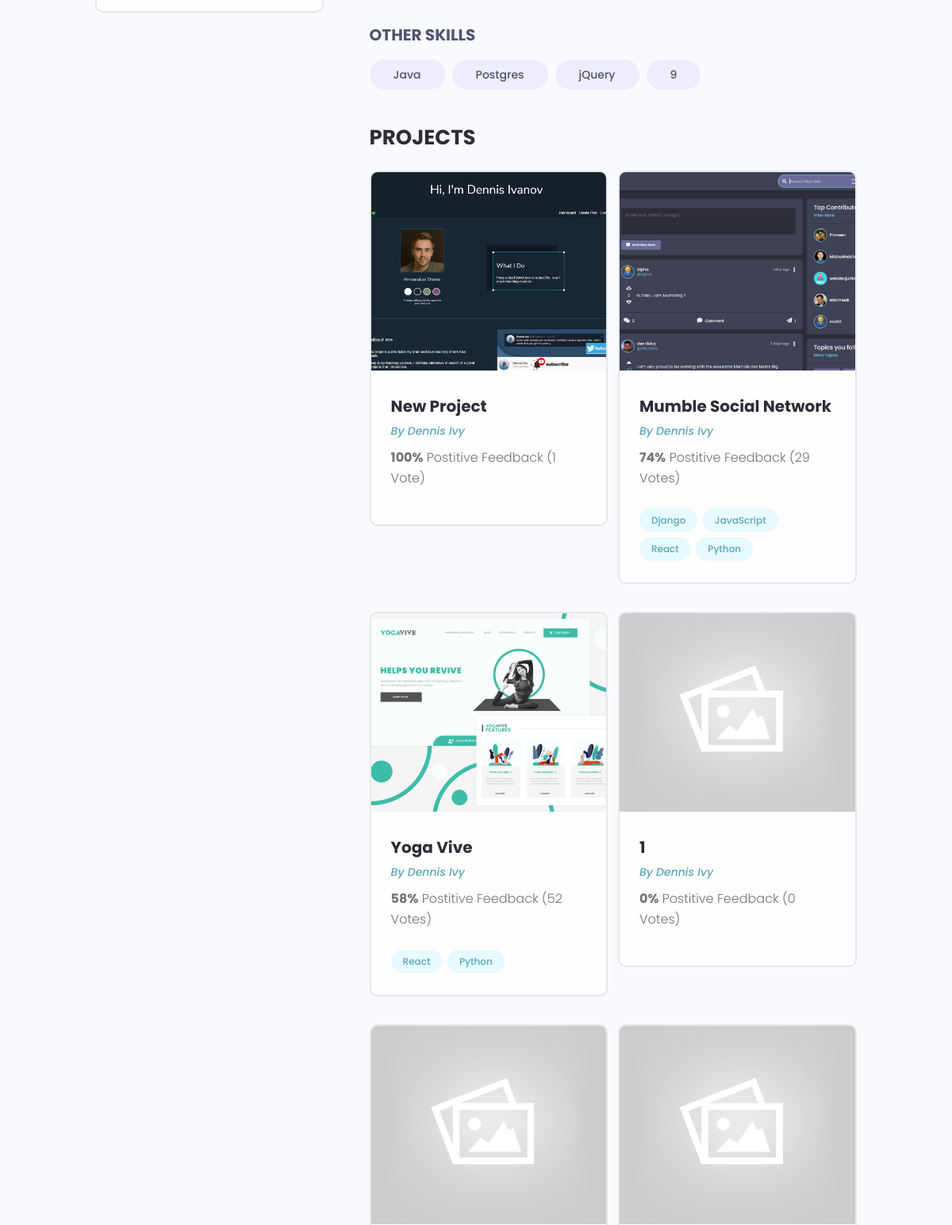
Before: /profile/c0ce2eed-64d1-4c29-974d-a0dc89608140/ (middle part) with the older database file.
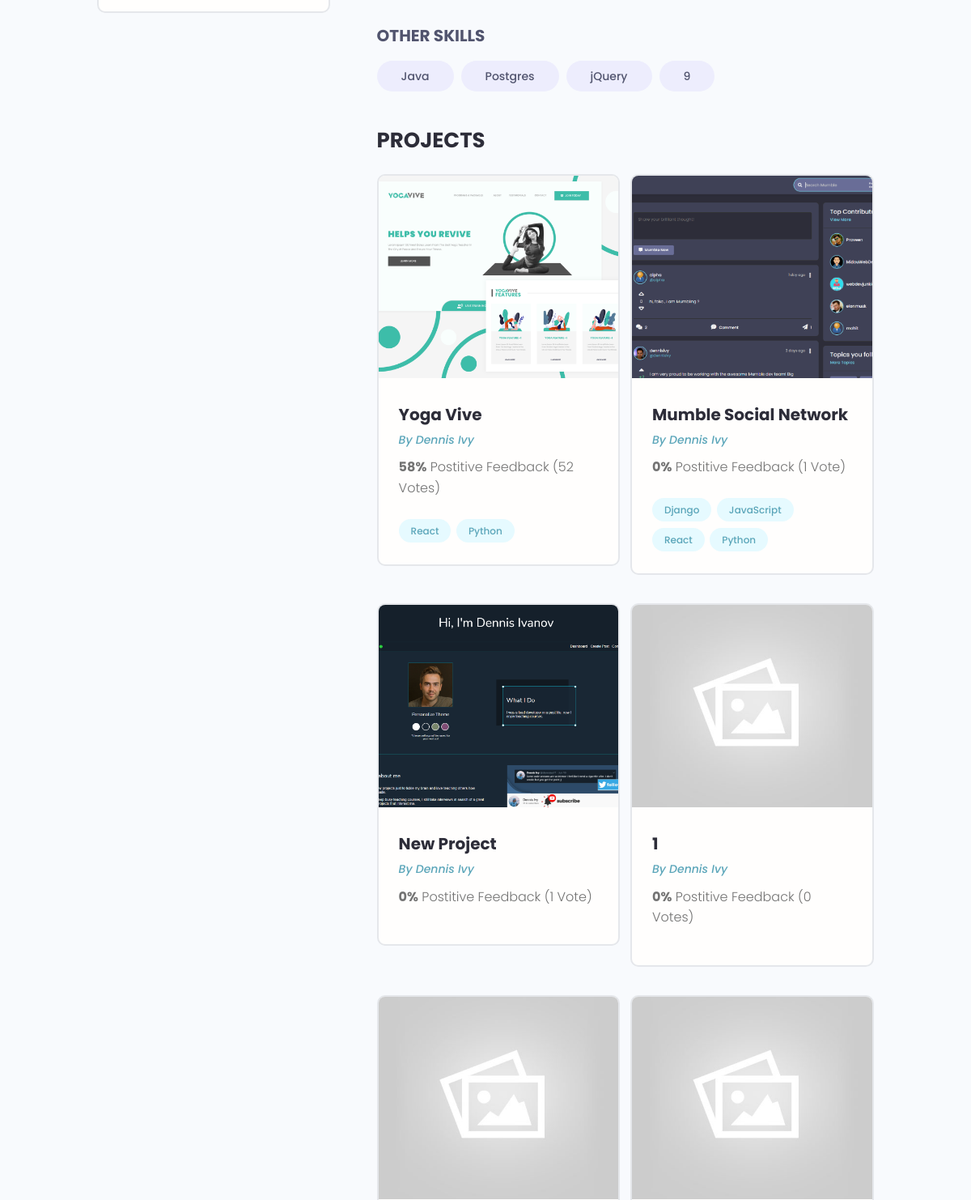
After: the same page with the newer database file.
### users/models.py (models this page shows, shortened)
class Skill(models.Model):
    owner =  models.ForeignKey(Profile, on_delete=models.CASCADE, null=True)
    name = models.CharField(max_length= 200,null=True, blank=True)
    description = models.TextField(null=True, blank=True)
    created = models.DateTimeField(auto_now_add=True)
    id = models.UUIDField(default=uuid.uuid4, unique=True, primary_key=True, editable=False)
    def __str__(self):
        return str(self.name)

class Profile(models.Model):
    user = models.OneToOneField(User, on_delete=models.CASCADE, null=True, blank=True)
    name = models.CharField(max_length=200, blank=True, null=True)
    email = models.EmailField(max_length=500, blank=True,null=True)
    username = models.CharField(max_length=200, blank=True, null=True)
    location = models.CharField(max_length=200, blank=True, null=True)
    short_intro = models.CharField(max_length=500, blank=True, null=True)
    bio = models.TextField(blank=True, null=True)
    profile_image = models.ImageField(blank=True, null=True, upload_to='profiles/', default='profiles/user-default.png' )
    social_github = models.CharField(max_length=200, blank=True, null=True)
    social_twitter = models.CharField(max_length=200, blank=True, null=True)
    social_linkedin = models.CharField(max_length=200, blank=True, null=True)
    social_youtube = models.CharField(max_length=200, blank=True, null=True)
    social_website = models.CharField(max_length=200, blank=True, null=True)
    created = models.DateTimeField(auto_now_add=True)
    id = models.UUIDField(default=uuid.uuid4, unique=True, primary_key=True, editable=False)

### projects/models.py (models this page shows, shortened)
class Project(models.Model):
    owner = models.ForeignKey(Profile, null=True, blank=True, on_delete=models.SET_NULL)
    title = models.CharField(max_length=200)
    description = models.TextField(null=True, blank=True)
    featured_image = models.ImageField(null=True, blank=True, default = "default.jpg")
    demo_link = models.CharField(max_length=2000, null=True, blank=True)
    source_link = models.CharField(max_length=2000, null=True, blank=True)
    tags = models.ManyToManyField('Tag', blank=True)
    vote_total = models.IntegerField(default=0, null=True, blank=True)
    vote_ratio = models.IntegerField(default=0, null=True, blank=True)
    created = models.DateTimeField(auto_now_add=True)
    id = models.UUIDField(default=uuid.uuid4, unique=True, primary_key=True, editable=False)
    class Meta:
        ordering = ['-vote_ratio','-vote_total', 'title']

class Tag(models.Model):
    name = models.CharField(max_length=200)
    created = models.DateTimeField(auto_now_add=True)
    id = models.UUIDField(default=uuid.uuid4, unique=True, primary_key=True, editable=False)
    def __str__(self):
        return self.name

### users/views.py (the view)
# urls.py: path('profile/<str:pk>/', views.userProfile, name="user-profile"),
def userProfile(request, pk):
    profile = Profile.objects.get(id=pk)
    topSkills = profile.skill_set.exclude(description__exact="")
    otherSkills = profile.skill_set.filter(description="")
    context = {'profile' : profile,'topSkills':topSkills,'otherSkills':otherSkills}
    return render(request, 'users/user-profile.html', context)

### users/templates/users/user-profile.html (shortened to what this page needs)
{%extends 'main.html'%}
{%load static%}
{%block content%}
  <main class="profile my-md">
    <div class="container">
      <div class="layout">
        <div class="column column--1of3">
          <div class="card text-center">
            <div class="card__body dev">
            </div>
          </div>
        </div>
        <div class="column column--2of3">
          <div class="devInfo">
            <div class="devInfo__skills">
              <h3 class="devInfo__subtitle">Other Skills</h3>
              <div class="devInfo__otherSkills">
                {%for skill in otherSkills%}
                <span class="tag tag--pill tag--sub tag--lg">
                  <small>{{skill}}</small>
                </span>
                {%endfor%}
              </div>
            </div>
          </div>
          <div class="devInfo">
            <h3 class="devInfo__title">Projects</h3>
            <div class="grid grid--two">
                {%for project in profile.project_set.all%}
              <div class="column">
                <div class="card project">
                  <a href="{%url 'project' project.id%}" class="project">
                    <img class="project__thumbnail" src="{{project.featured_image.url}}" alt="project thumbnail" />
                    <div class="card__body">
                      <h3 class="project__title">{{project.title}}</h3>
                      <p><a class="project__author" href="{%url 'user-profile' project.owner.id%}">By {{project.owner.name}}</a></p>
                      <p class="project--rating">
                        <span style="font-weight: bold;">{{project.vote_ratio}}%</span> Postitive
                        Feedback ({{project.vote_total}} Vote{{project.vote_total|pluralize:'s'}})
                      </p>
                      <div class="project__tags">
                        {%for tag in project.tags.all%}
                        <span class="tag tag--pill tag--main">
                          <small>{{tag}}</small>
                        </span>
                        {%endfor%}
                      </div>
                    </div>
                  </a>
                </div>
              </div>
              {%endfor%}
            </div>
          </div>
        </div>
      </div>
    </div>
  </main>
{%endblock%}

Changed rows visible on the page:
shown differently, row unchanged: Project "Yoga Vive": moves up the list
changed Project "Mumble Social Network": vote_ratio "74" → "0"; vote_total "29" → "1"; moves down the list
changed Project "New Project": vote_ratio "100" → "0"
